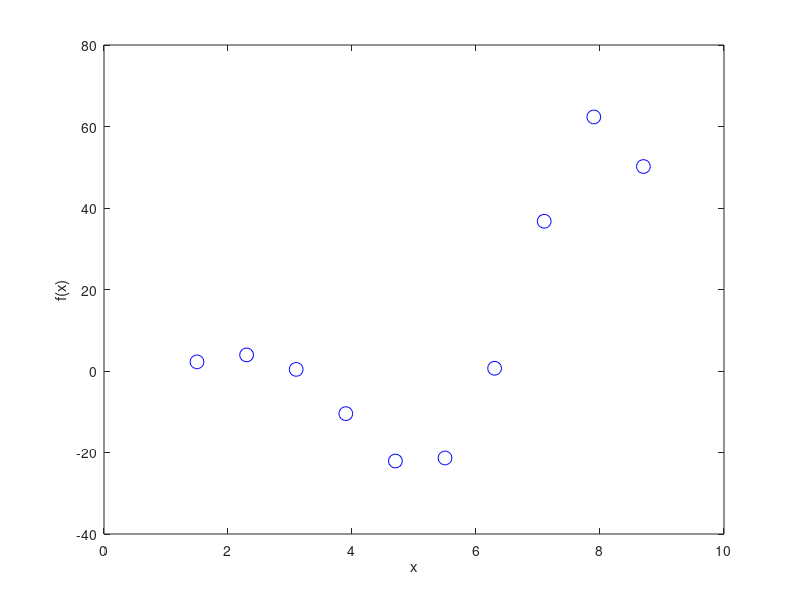

MATLAB code for this plot: (Note: this script raises an error after producing the figure.)
clear all
close all
clc

% T4.Pg 17. Usar la función linterpol.m
%-----------------------------------------

% plot la función f(x)=x^2sen(x) en el intervalo a,b:

N=10;
a=1.5;
b=8.7;
x=linspace(a,b,N);
y=x.^2.*sin(x);

plot(x,y,'bo','MarkerSize',10), hold on
xlabel('x')
ylabel('f(x)')

% overplot la misma funcion en los ptos medios de los ptos q ya tengo:
% (habrán solo N-1 midpoints)

%para saber como de espaciados está cada pto de x:
esp= (b-a)/N;

for i=a:esp:b 
     
   xint=((i)+(i+1))./2;
   yint= linterpol(i,(i+1),i.^2.*sin(i),(i+1).^2.*sin(i+1),xint);
   plot(xint,yint,'rx')
    
end

%% profe


clear all, close all, clc

a=1.5;
b=8.7;
N=10;

x=linspace(a,b,N);
f=x.^2.*sin(x);

% plot function
plot(x,f,'o','MarkerSize',10)
xlabel('x')
ylabel('f(x)')


% calculate f(x) at mid-points using polynomial interpolation
% (p4interpol() finds the 2 left and 2 right points itself...)
xp = (x(2:N-2)+x(3:N-1))./2;  
fp = p4interpol(x,f,xp);
hold on
plot(xp,fp,'rx')

% calculate f(x) at mid-points using linear interpolation
% (we pass the left and right point to linterpol()...)
fp = zeros(1,length(xp));
for i=1:length(xp)
    
    % find left and right points
    ir = find(x>xp(i));
    ir = ir(1);
    il = ir-1;
    xl = x(il);
    fl = f(il);
    xr = x(ir);
    fr = f(ir);
    
    % linearly interpolate to xp(i)
    fp(i) = linterpol(xl,xr,fl,fr,xp(i));
end
plot(xp,fp,'gd')

legend('tabulated function','polynomial interpolation','linear interpolation','Location','NorthWest')
